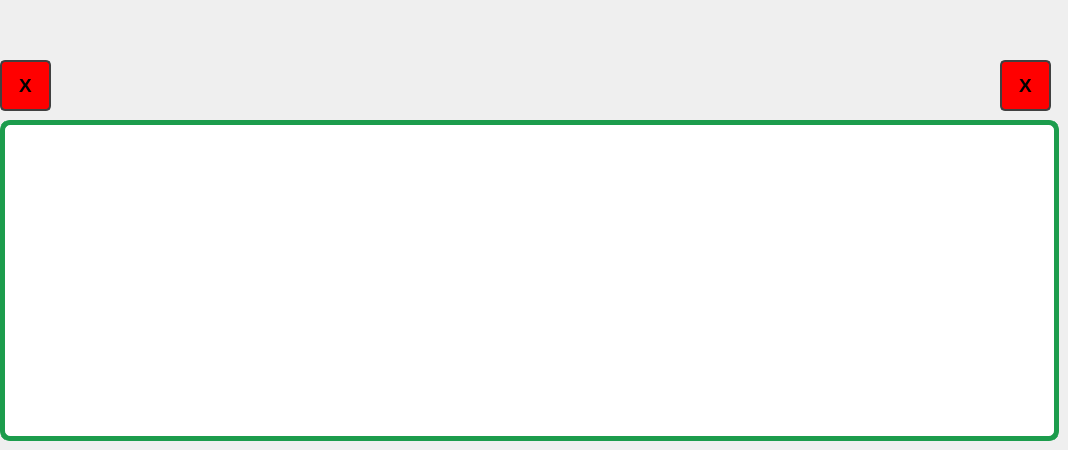
    <widget class="QWidget" name="VIAJE">
     <widget class="QPushButton" name="back_but_viaje">
      <property name="geometry">
       <rect>
        <x>0</x>
        <y>60</y>
        <width>51</width>
        <height>51</height>
       </rect>
      </property>
      <property name="font">
       <font>
        <pointsize>14</pointsize>
        <bold>true</bold>
       </font>
      </property>
      <property name="styleSheet">
       <string notr="true">QPushButton {
		
	
	
	background-color: rgb(255, 0, 0);
	   color: rgb(0, 0, 0);   
       border: 2px solid rgb(64, 64, 64);
       border-radius: 5px;
    }

    QPushButton:pressed {
	color: rgb(255, 255, 255);
	
	background-color: rgb(122, 0, 0);
    }</string>
      </property>
      <property name="text">
       <string>X</string>
      </property>
     </widget>
     <widget class="QLabel" name="label_VIAJE">
      <property name="geometry">
       <rect>
        <x>0</x>
        <y>120</y>
        <width>1059</width>
        <height>321</height>
       </rect>
      </property>
      <property name="font">
       <font>
        <pointsize>20</pointsize>
        <bold>true</bold>
       </font>
      </property>
      <property name="styleSheet">
       <string notr="true">QLabel {
    color: #14342c;
    font-weight: bold;
	border: 5px solid;
	border-radius: 10px;
	border-color:  #1c9c4c;
	background-color:  white;
}</string>
      </property>
      <property name="text">
       <string>&lt;html&gt;&lt;head/&gt;&lt;body&gt;&lt;p align=&quot;center&quot;&gt;&lt;br/&gt;&lt;/p&gt;&lt;/body&gt;&lt;/html&gt;</string>
      </property>
      <property name="alignment">
       <set>Qt::AlignCenter</set>
      </property>
     </widget>
     <widget class="QPushButton" name="back_but_viaje_2">
      <property name="geometry">
       <rect>
        <x>1000</x>
        <y>60</y>
        <width>51</width>
        <height>51</height>
       </rect>
      </property>
      <property name="font">
       <font>
        <pointsize>14</pointsize>
        <bold>true</bold>
       </font>
      </property>
      <property name="styleSheet">
       <string notr="true">QPushButton {
		
	
	
	background-color: rgb(255, 0, 0);
	   color: rgb(0, 0, 0);   
       border: 2px solid rgb(64, 64, 64);
       border-radius: 5px;
    }

    QPushButton:pressed {
	color: rgb(255, 255, 255);
	
	background-color: rgb(122, 0, 0);
    }</string>
      </property>
      <property name="text">
       <string>X</string>
      </property>
     </widget>
    </widget>
